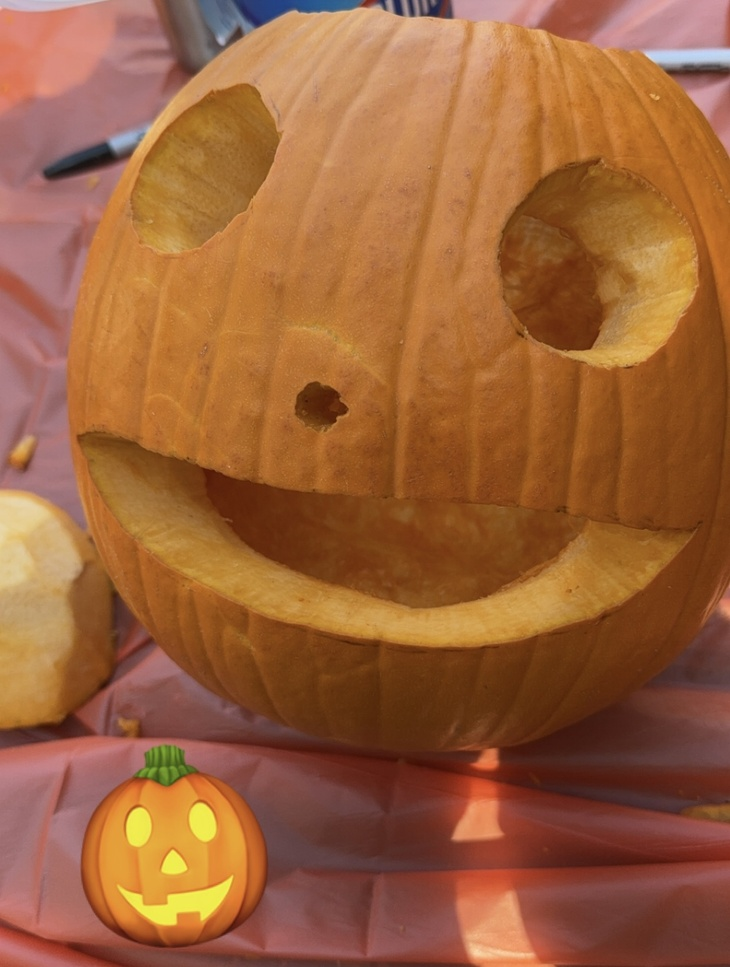
#> input picture HW3/pumpkin.jpg, 730 x 967 px, shrunk from 1240 x 1644 before the run
$ python process.py pumpkin.jpg
#> lines starting #> are read from the running program, lines starting #| are printed output that depends on the picture; after the words box and inside, x2 and y2 are one past the last pixel; in counts of white or black regions, pixels touching at a corner belong together
### HW3/detector.py
import cv2
import numpy as np
from scipy.ndimage import gaussian_filter, maximum_filter, minimum_filter


class FeatureDetector:
    def __init__(self, sigma=1, nblur=10, thresh=0.05):
        """ Initializes the FeatureDetector object.

            The feature detector detects difference-of-Gaussian (DOG) features.

            Features are detected by finding local minima / maxima in the DOG
            response stack.

            Arguments:
              sigma: base sigma value for Gaussian filters
              nblur: number of Gaussian filters
              thresh: minimum absolute response value for a feature detection
        """
        self.__sigma = sigma
        self.__nblur = nblur
        self.__thresh = thresh

    def get_dog_response_stack(self, image):
        """ Build the DOG response stack.

            The image is first converted to grayscale, floating point on [0 1]
            range. Then a difference-of-Gaussian response stack is built.

            Let I be the original (grayscale) image. Let G[i] be the result of
            applying a Gaussian with sigma s*((1.5)^i) to I, where s is the
            base sigma value.

            Layer i in the stack is computed as G[i+1]-G[i].

            Arguments:
                image: 8-bit BGR input image
            Returns:
                DOG response stack [nblur,H,W]
        """
        # initialize Gaussian blur array
        G = []

        # convert image to grayscale and typecast to float as well as normalize
        # it to [0 1] scale so no information will be lost when subtracting
        # images
        I = cv2.cvtColor(image, cv2.COLOR_BGR2GRAY).astype("float32")/(2**8-1)
        # I = np.random.randint(0, 256, size=(10, 10))

        # get number of blured images and put them in G
        for i in range(self.__nblur+1):
            G.append(gaussian_filter(I, self.__sigma*((1.5)**i)))

        # build difference-of-gaussian response stack
        DOG = []
        for i in range(self.__nblur):
            DOG.append(G[i+1] - G[i])

        return np.array(DOG)

    def find_features(self, responses):
        """ Find features in the DOG response stack.

            Features are detected using non-minima / non-maxima supression over
            a 3x3x3 window.

            To do this, compute the local minimum / maximum at each location
            using skimage.ndimage.minimum_filter / maximum_filter.

            Then find locations where the response value is equal to the local
            minimum/ maximum, and the absolute response value exceeds thresh.

            See np.argwhere for a fast way to to do this.

            Arguments:
                response: DOG response stack
            Returns:
                List of features (level,y,x)
        """
        # get non maxima and non minima supression over a 3x3x3 window using
        # the maximum_filter/minimum_filter from scipy
        max_response = maximum_filter(responses, size=(3, 3, 3))
        min_response = minimum_filter(responses, size=(3, 3, 3))

        # apply the threshholds as well as the reponses to get a boolean array
        # and use argwhere on them to get the location of the responses
        feature_locations = np.argwhere(((responses == max_response) &
                                         (responses > self.__thresh)) |
                                        ((responses == min_response) &
                                         (responses < -self.__thresh)))
        # just for cleaniness turn the lists in the features array into tuples
        features = [(level, y, x) for level, y, x in feature_locations]

        return features

    def draw_features(self, image, features, color=[0, 0, 255]):
        """ Draw features on an image.

            For each feature, draw it as a dot and a circle.

            The radius of the circle should be equal to the sigma value at that
            level.

            Arguments:
                image: input 8-bit BGR image features: list of (level,y,x)
                features color: color in which to draw
            Returns:
                Image with features drawn
        """
        for feature in features:
            # extract necessary data from feature
            x = feature[2]
            y = feature[1]
            level = feature[0]

            # calculate radius with given formula
            r = self.__sigma*((1.5)**level)

            # draw circle in image with calculated radius
            cv2.circle(image, (int(x), int(y)), int(r), color, 2)

            # draw middle of circle (linethickness -1 fills out circle)
            cv2.circle(image, (int(x), int(y)), 0, color, -1)

        return image

### HW3/process.py
import cv2
from detector import *
import argparse

parser = argparse.ArgumentParser()
parser.add_argument('input')
args = parser.parse_args()

im = cv2.imread(args.input)
#> im is the input picture: shape (967, 730, 3); mean B, G, R 58.9, 98, 156.4

detector = FeatureDetector()

responses = detector.get_dog_response_stack(im)
#> in get_dog_response_stack, `I = cv2.cvtColor(image, cv2.COLOR_BGR2GRAY).astype("float32")/(2**8-1)`:
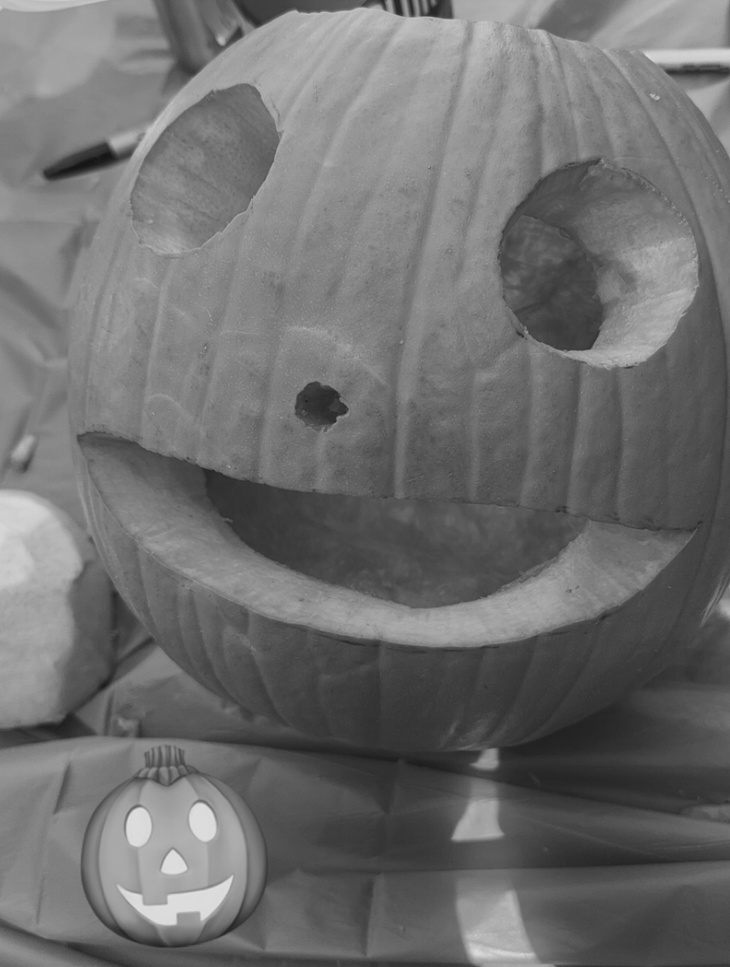
#> I: shape (967, 730) float32; min 0.0784, max 0.89, mean 0.435
#> after the loop in get_dog_response_stack, `for i in range(self.__nblur+1):`: G = 11 items
#> after the loop in get_dog_response_stack, `for i in range(self.__nblur):`: DOG = 10 items
features = detector.find_features(responses)
#> in find_features, `feature_locations = np.argwhere(((responses == max_response) & (respon..`: feature_locations = 94 rows, first 8: [0, 813, 128], [1, 8, 385], [1, 14, 422], [1, 807, 134], [1, 811, 129], [2, 0, 410], [2, 1, 389], [2, 2, 404]
#> in find_features, `features = [(level, y, x) for level, y, x in feature_locations]`: features = 94 items, first 6: (0, 813, 128), (1, 8, 385), (1, 14, 422), (1, 807, 134), (1, 811, 129), (2, 0, 410)
image_out = detector.draw_features(im,features)
#> the loop in draw_features, `for feature in features:` made 94 passes
#> (feature, x, y, level, r) on passes 1 to 12: ((0, 813, 128), 128, 813, 0, 1), ((1, 8, 385), 385, 8, 1, 1.5), ((1, 14, 422), 422, 14, 1, 1.5), ((1, 807, 134), 134, 807, 1, 1.5), ((1, 811, 129), 129, 811, 1, 1.5), ((2, 0, 410), 410, 0, 2, 2.25), ((2, 1, 389), 389, 1, 2, 2.25), ((2, 2, 404), 404, 2, 2, 2.25), ((2, 6, 405), 405, 6, 2, 2.25), ((2, 12, 399), 399, 12, 2, 2.25), ((2, 13, 412), 412, 13, 2, 2.25), ((2, 40, 221), 221, 40, 2, 2.25)
#> after the loop in draw_features, `for feature in features:`:
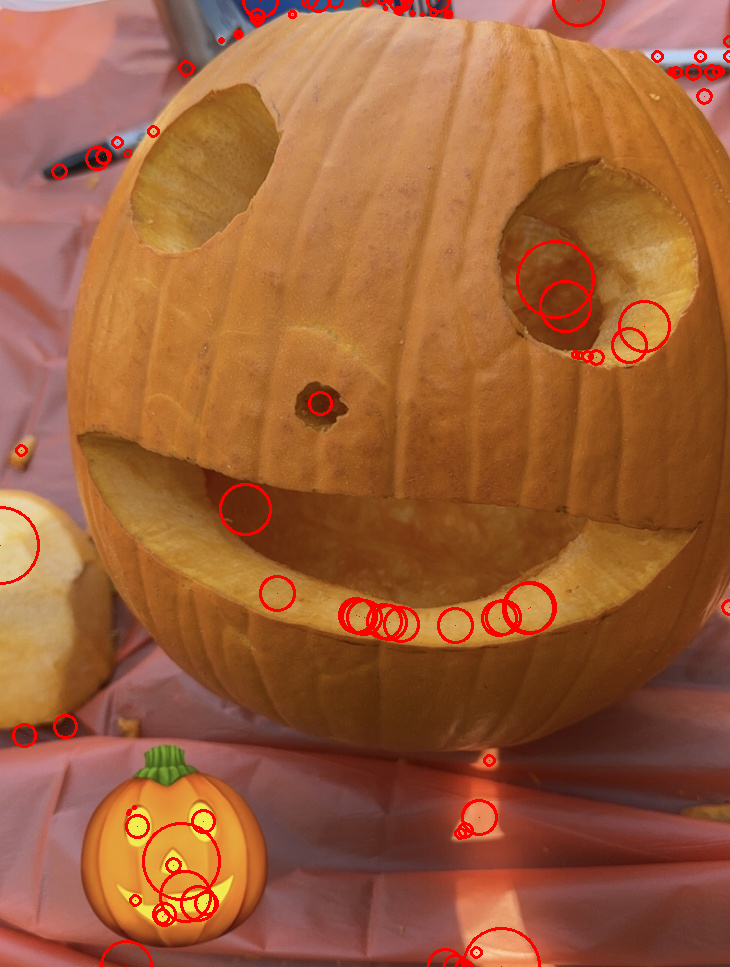
#> image: shape (967, 730, 3); 2.08% of pixels changed, all inside (x1, y1, x2, y2) = (0, 0, 730, 967)

cv2.imwrite('features.png',image_out)
